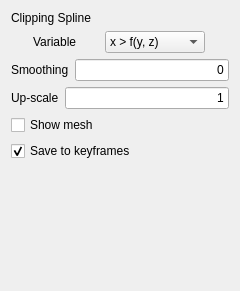
<?xml version="1.0" encoding="UTF-8"?>
<ui version="4.0">
 <class>SettingsClippingSpline</class>
 <widget class="QWidget" name="SettingsClippingSpline">
  <property name="geometry">
   <rect>
    <x>0</x>
    <y>0</y>
    <width>240</width>
    <height>291</height>
   </rect>
  </property>
  <property name="sizePolicy">
   <sizepolicy hsizetype="Preferred" vsizetype="Preferred">
    <horstretch>0</horstretch>
    <verstretch>0</verstretch>
   </sizepolicy>
  </property>
  <property name="windowTitle">
   <string>Form</string>
  </property>
  <layout class="QVBoxLayout" name="verticalLayout">
   <property name="sizeConstraint">
    <enum>QLayout::SetDefaultConstraint</enum>
   </property>
   <property name="leftMargin">
    <number>11</number>
   </property>
   <property name="topMargin">
    <number>11</number>
   </property>
   <property name="rightMargin">
    <number>11</number>
   </property>
   <property name="bottomMargin">
    <number>11</number>
   </property>
   <item>
    <widget class="QLabel" name="item_name">
     <property name="sizePolicy">
      <sizepolicy hsizetype="Fixed" vsizetype="Fixed">
       <horstretch>0</horstretch>
       <verstretch>0</verstretch>
      </sizepolicy>
     </property>
     <property name="text">
      <string>Clipping Spline</string>
     </property>
     <property name="alignment">
      <set>Qt::AlignLeading|Qt::AlignLeft|Qt::AlignVCenter</set>
     </property>
    </widget>
   </item>
   <item>
    <layout class="QHBoxLayout" name="layout_variable">
     <item>
      <widget class="QLabel" name="label_variable">
       <property name="sizePolicy">
        <sizepolicy hsizetype="Maximum" vsizetype="Preferred">
         <horstretch>0</horstretch>
         <verstretch>0</verstretch>
        </sizepolicy>
       </property>
       <property name="text">
        <string>Variable</string>
       </property>
      </widget>
     </item>
     <item>
      <widget class="QComboBox" name="select_variable">
       <property name="sizePolicy">
        <sizepolicy hsizetype="Maximum" vsizetype="Fixed">
         <horstretch>0</horstretch>
         <verstretch>0</verstretch>
        </sizepolicy>
       </property>
       <property name="maximumSize">
        <size>
         <width>100</width>
         <height>16777215</height>
        </size>
       </property>
       <property name="focusPolicy">
        <enum>Qt::StrongFocus</enum>
       </property>
       <property name="toolTip">
        <string>The direction and side to clip from.</string>
       </property>
       <item>
        <property name="text">
         <string>x &gt; f(y, z)</string>
        </property>
       </item>
       <item>
        <property name="text">
         <string>x &lt; f(y, z)</string>
        </property>
       </item>
       <item>
        <property name="text">
         <string>y &gt; f(x, z)</string>
        </property>
       </item>
       <item>
        <property name="text">
         <string>y &lt; f(x, z)</string>
        </property>
       </item>
       <item>
        <property name="text">
         <string>z &gt; f(x, y)</string>
        </property>
       </item>
       <item>
        <property name="text">
         <string>z &lt; f(x, y)</string>
        </property>
       </item>
      </widget>
     </item>
    </layout>
   </item>
   <item>
    <layout class="QHBoxLayout" name="layout_regularization">
     <item>
      <widget class="QLabel" name="label_regularization">
       <property name="text">
        <string>Smoothing</string>
       </property>
      </widget>
     </item>
     <item>
      <widget class="QLineEdit" name="edit_regularization">
       <property name="maximumSize">
        <size>
         <width>16777215</width>
         <height>16777215</height>
        </size>
       </property>
       <property name="toolTip">
        <string>Units approximately equal to the world-coordinates.</string>
       </property>
       <property name="inputMask">
        <string/>
       </property>
       <property name="text">
        <string>0</string>
       </property>
       <property name="alignment">
        <set>Qt::AlignRight|Qt::AlignTrailing|Qt::AlignVCenter</set>
       </property>
      </widget>
     </item>
    </layout>
   </item>
   <item>
    <layout class="QHBoxLayout" name="layout_upscale">
     <item>
      <widget class="QLabel" name="label_upscale">
       <property name="text">
        <string>Up-scale</string>
       </property>
      </widget>
     </item>
     <item>
      <widget class="QLineEdit" name="edit_upscale">
       <property name="toolTip">
        <string>Values &gt;1 speed up mask generation at the cost of lower resolution.</string>
       </property>
       <property name="text">
        <string>1</string>
       </property>
       <property name="alignment">
        <set>Qt::AlignRight|Qt::AlignTrailing|Qt::AlignVCenter</set>
       </property>
      </widget>
     </item>
    </layout>
   </item>
   <item>
    <widget class="QCheckBox" name="checkbox_mesh">
     <property name="text">
      <string>Show mesh</string>
     </property>
    </widget>
   </item>
   <item>
    <widget class="QCheckBox" name="checkbox_save_keyframes">
     <property name="text">
      <string>Save to keyframes</string>
     </property>
     <property name="checked">
      <bool>true</bool>
     </property>
    </widget>
   </item>
   <item>
    <spacer name="spacer">
     <property name="orientation">
      <enum>Qt::Vertical</enum>
     </property>
     <property name="sizeHint" stdset="0">
      <size>
       <width>20</width>
       <height>40</height>
      </size>
     </property>
    </spacer>
   </item>
  </layout>
 </widget>
 <resources/>
 <connections/>
</ui>
